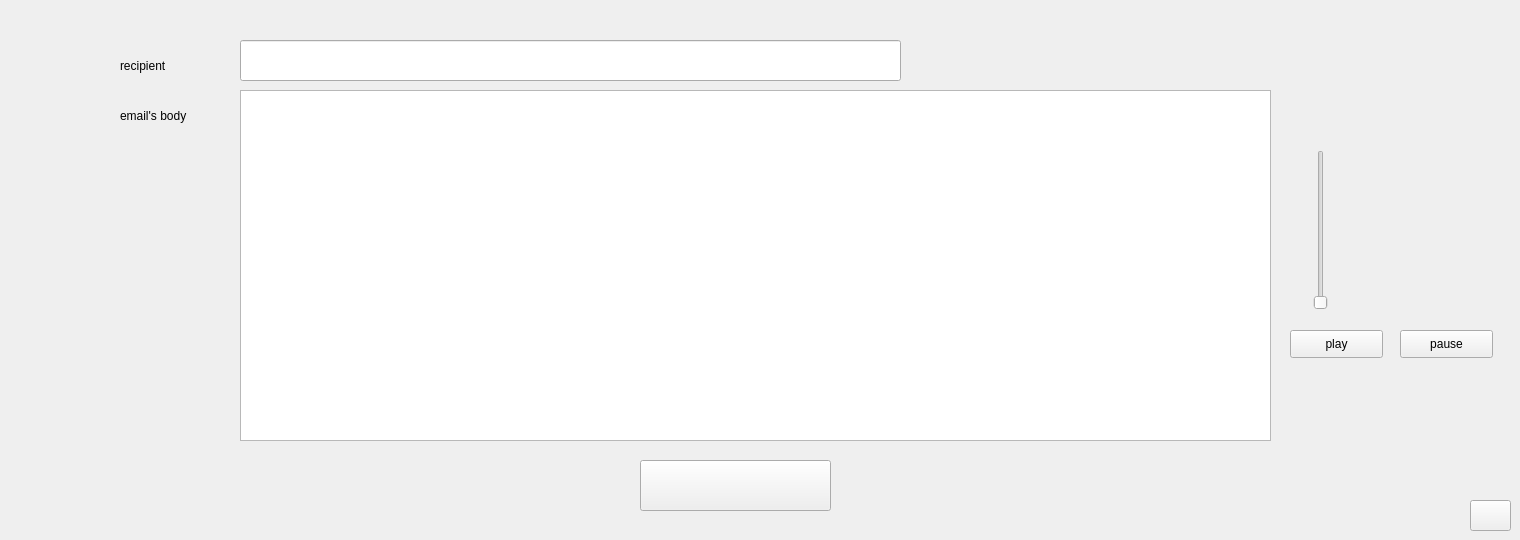
     <widget class="QWidget" name="tab_52">
      <attribute name="title">
       <string>send e-mails</string>
      </attribute>
      <widget class="QPushButton" name="envoyer_email_bott_5">
       <property name="enabled">
        <bool>true</bool>
       </property>
       <property name="geometry">
        <rect>
         <x>640</x>
         <y>460</y>
         <width>191</width>
         <height>51</height>
        </rect>
       </property>
       <property name="minimumSize">
        <size>
         <width>191</width>
         <height>51</height>
        </size>
       </property>
       <property name="maximumSize">
        <size>
         <width>191</width>
         <height>51</height>
        </size>
       </property>
       <property name="styleSheet">
        <string notr="true">#envoyer_email_bott{

background-color: transparent;

border-image:url(:/img/envoyer.png);

background: none;

border: none;

background-repeat: none;

}



#ok:pushButton_5{

background-color: transparent;

border-image:url(:/img/envoyer.png);

background: none;

border: none;

background-repeat: none;

}</string>
       </property>
       <property name="text">
        <string/>
       </property>
      </widget>
      <widget class="QTextEdit" name="cp_5">
       <property name="geometry">
        <rect>
         <x>240</x>
         <y>90</y>
         <width>1031</width>
         <height>351</height>
        </rect>
       </property>
       <property name="html">
        <string>&lt;!DOCTYPE HTML PUBLIC &quot;-//W3C//DTD HTML 4.0//EN&quot; &quot;http://www.w3.org/TR/REC-html40/strict.dtd&quot;&gt;
&lt;html&gt;&lt;head&gt;&lt;meta name=&quot;qrichtext&quot; content=&quot;1&quot; /&gt;&lt;style type=&quot;text/css&quot;&gt;
p, li { white-space: pre-wrap; }
&lt;/style&gt;&lt;/head&gt;&lt;body style=&quot; font-family:'MS Shell Dlg 2'; font-size:7.8pt; font-weight:400; font-style:normal;&quot;&gt;
&lt;p style=&quot;-qt-paragraph-type:empty; margin-top:0px; margin-bottom:0px; margin-left:0px; margin-right:0px; -qt-block-indent:0; text-indent:0px; font-family:'MS Shell Dlg 2';&quot;&gt;&lt;br /&gt;&lt;/p&gt;&lt;/body&gt;&lt;/html&gt;</string>
       </property>
      </widget>
      <widget class="QLineEdit" name="khra_5">
       <property name="geometry">
        <rect>
         <x>240</x>
         <y>40</y>
         <width>661</width>
         <height>41</height>
        </rect>
       </property>
      </widget>
      <widget class="QLabel" name="label_9">
       <property name="geometry">
        <rect>
         <x>120</x>
         <y>50</y>
         <width>111</width>
         <height>31</height>
        </rect>
       </property>
       <property name="text">
        <string>recipient</string>
       </property>
      </widget>
      <widget class="QLabel" name="label_10">
       <property name="geometry">
        <rect>
         <x>120</x>
         <y>100</y>
         <width>111</width>
         <height>31</height>
        </rect>
       </property>
       <property name="text">
        <string>email's body </string>
       </property>
      </widget>
      <widget class="QPushButton" name="pushButton_53">
       <property name="geometry">
        <rect>
         <x>1470</x>
         <y>500</y>
         <width>41</width>
         <height>31</height>
        </rect>
       </property>
       <property name="styleSheet">
        <string notr="true">#pushButton_5{

background-color: transparent;

border-image:url(:/img/logout.png);

background: none;

border: none;

background-repeat: none;

}



#ok:pushButton_5{

background-color: transparent;

border-image:url(:/img/logout.png);

background: none;

border: none;

background-repeat: none;

}</string>
       </property>
       <property name="text">
        <string/>
       </property>
      </widget>
      <widget class="QSlider" name="verticalSlider_5">
       <property name="geometry">
        <rect>
         <x>1310</x>
         <y>150</y>
         <width>22</width>
         <height>160</height>
        </rect>
       </property>
       <property name="orientation">
        <enum>Qt::Vertical</enum>
       </property>
      </widget>
      <widget class="QPushButton" name="pushButton_54">
       <property name="geometry">
        <rect>
         <x>1290</x>
         <y>330</y>
         <width>93</width>
         <height>28</height>
        </rect>
       </property>
       <property name="text">
        <string>play</string>
       </property>
      </widget>
      <widget class="QPushButton" name="pushButton_55">
       <property name="geometry">
        <rect>
         <x>1400</x>
         <y>330</y>
         <width>93</width>
         <height>28</height>
        </rect>
       </property>
       <property name="text">
        <string>pause</string>
       </property>
      </widget>
     </widget>
